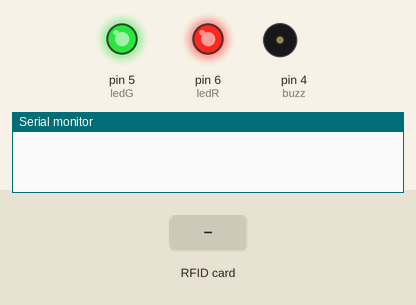
Recording of a sketch running on a simulated Arduino Uno, built with avr-gcc and run on an emulated ATmega328P. Parts: output pins drawn as LEDs (lit = HIGH), buzzer (waves = sounding, pin HIGH), the last lines printed to the serial monitor. Dashed ring = blinking. The test bench sets the inputs (shaded band). Pins used as bus, display or sensor lines are not drawn.

Above: at 1.2 s.
1.3 s: RFID card 93 E2 8E 1A held to the reader
At 3.05 s:
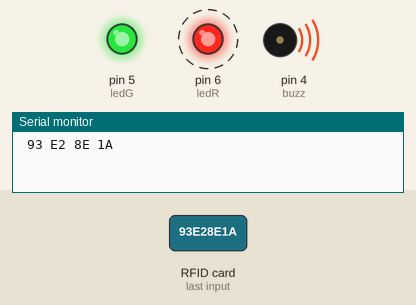
4.3 s: RFID card 5E 7A 19 C4 held to the reader
At 5.46 s:
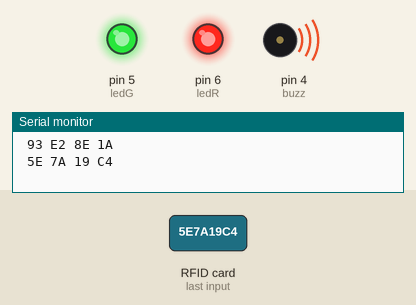
Timing chart, 0 to 8.0 s (numbered marks = the images above; inputs shaded):
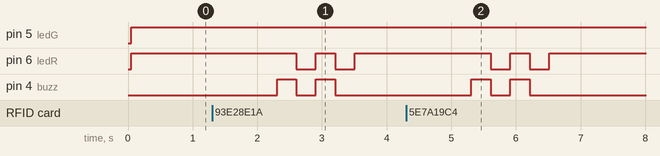

Measured:
- after the input at 1.3 s, pin 6 (ledR): alternates HIGH for 0.30 s and LOW for 0.30 s, 4 changes in all, then stays HIGH, starting after 1.3 s; pin 4 (buzz): alternates HIGH for 0.30 s and LOW for 0.30 s, 4 changes in all, then stays LOW, starting after 1.0 s
- after the input at 4.3 s, pin 6 (ledR): alternates HIGH for 0.30 s and LOW for 0.30 s, 4 changes in all, then stays HIGH, starting after 1.3 s; pin 4 (buzz): alternates HIGH for 0.30 s and LOW for 0.30 s, 4 changes in all, then stays LOW, starting after 1.0 s

The sketch:

rfid.ino
```cpp
#include <SPI.h>
#include <MFRC522.h>

#define RST_PIN  9    //Pin 9 para el reset del RC522
#define SS_PIN  10   //Pin 10 para el SS (SDA) del RC522
MFRC522 mfrc522(SS_PIN, RST_PIN); //Creamos el objeto para el RC522
byte lectUID[4];
byte user1[4] = {0x93, 0xE2, 0x8E, 0x1A};

int ledR = 6;
int ledG = 5;
int ledB = 7;

int buzz = 4;

void setup() {
  Serial.begin(9600);      // inicializa comunicacion por monitor serie a 9600 bps
  SPI.begin();        // inicializa bus SPI
  mfrc522.PCD_Init();     // inicializa modulo lector

  pinMode(ledR, OUTPUT);
  pinMode(ledG, OUTPUT);
  pinMode(buzz, OUTPUT);
}

void loop() {

  digitalWrite( ledG, HIGH);
  digitalWrite( ledR, HIGH);

  if ( ! mfrc522.PICC_IsNewCardPresent())   // si no hay una tarjeta presente
    return;           // retorna al loop esperando por una tarjeta

  if ( ! mfrc522.PICC_ReadCardSerial())     // si no puede obtener datos de la tarjeta
    return;           // retorna al loop esperando por otra tarjeta


  for (byte i = 0; i < mfrc522.uid.size; i++) { // bucle recorre de a un byte por vez el UID
    if (mfrc522.uid.uidByte[i] < 0x10) {  // si el byte leido es menor a 0x10
      Serial.print(" 0");       // imprime espacio en blanco y numero cero
    }
    else {          // sino
      Serial.print(" ");        // imprime un espacio en blanco
    }
    Serial.print(mfrc522.uid.uidByte[i], HEX);    // imprime el byte del UID leido en hexadecimal
  }

  Serial.print("\n");         // imprime un espacio de tabulacion
  String desc = Serial.readString();
  if (desc == "true") {

    parpadearLed(ledG, 2, 100);
  } else {

    parpadearLed(ledR, 2, 300);
  }
  mfrc522.PICC_HaltA();     // detiene comunicacion con tarjeta

}

void parpadearLed(int led, int veces, int retraso){
  for(int i = 0; i < veces; i++){
    digitalWrite(led, HIGH);
    digitalWrite(buzz, HIGH);
    delay(retraso);
    digitalWrite(led, LOW);
    digitalWrite(buzz, LOW);
    delay(retraso);
  }
}
```
